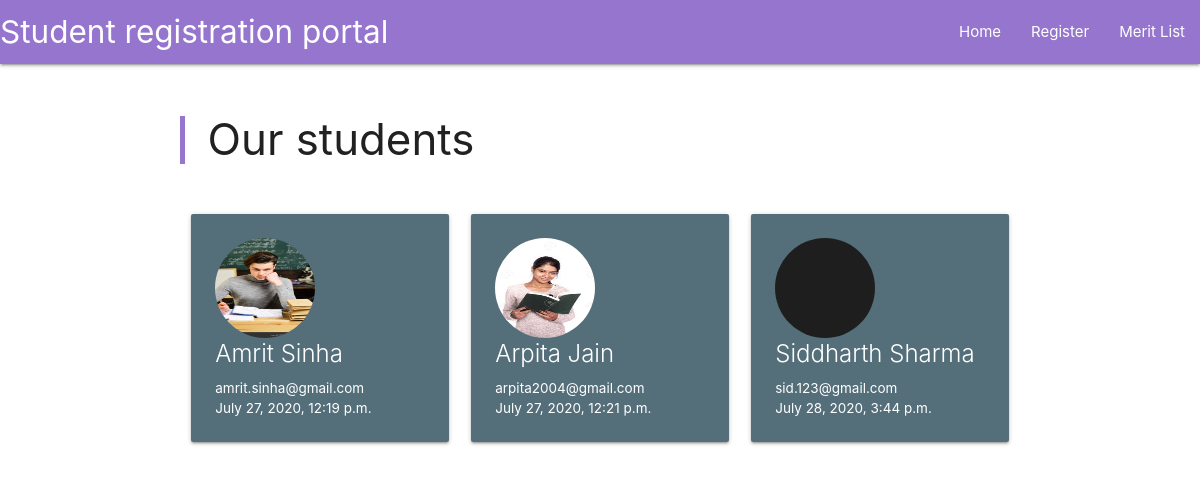
The page / on the database its author committed.
### main/models.py (models this page shows, shortened)
class student(models.Model):
    student_First_Name=models.TextField(validators=[checkForDigits])
    student_Last_Name=models.TextField(validators=[checkForDigits])
    student_email=models.TextField(null=True,
                                blank=True)
    student_mobile_number=models.CharField(max_length=10,
                                validators=[checkForAlpha],
                                null=True,
                                blank=True)
    student_DOB=models.DateField("Enter Date of Birth of Student in DD-MM-YYYY format",
                                default=datetime.now,
                                validators=[no_Future_Dob,
                                    least_DOB_check,
                                    max_DOB_check],
                                help_text="Use the button on the right or the arrow keys to edit the date")
    student_timeofreg=models.DateTimeField(default=datetime.now)
    student_img=models.ImageField("Upload an image of the student",
                                blank=True,upload_to="images/",
                                default='default/blank_user.png')
    student_marks_A=models.DecimalField(max_digits=5,
                                        decimal_places=2,
                                        validators=[MaxValueValidator(100.00),
                                        MinValueValidator(0.00)],
                                        default=0.00)
    student_marks_B=models.DecimalField(max_digits=5,
                                        decimal_places=2,
                                        validators=[MaxValueValidator(100.00),
                                        MinValueValidator(0.00)],
                                        default=0.00)
    student_marks_C=models.DecimalField(max_digits=5,
                                        decimal_places=2,
                                        validators=[MaxValueValidator(100.00),
                                        MinValueValidator(0.00)],
                                        default=0.00)
    guardian_First_Name=models.TextField(validators=[checkForDigits])
    guardian_Last_Name=models.TextField(validators=[checkForDigits])
    guardian_email=models.TextField()
    guardian_mobile_number=models.CharField(max_length=10,
                                validators=[checkForAlpha])

### main/views.py (the view)
# urls.py: path("",views.homepage,name="homepage"),
def homepage(request):
    return render(request,
    template_name='main/home.html',
    context={'students':student.objects.all})

### main/templates/main/home.html
{% extends 'main/header.html' %}
{% block content %}
<div class="row">
    <blockquote>
        <h3>Our students</h3>
    </blockquote>
    <br>
    {% for stu in students %}
    <div class="col s12 m6 l4">
        <div class="card blue-grey darken-1 hoverable">
            <div class="card-content white-text">
                <img src="{{ stu.student_img.url }}" class="circle responsive-img"
                    style="height: 100px; width: 100px;" />
                <span class="card-title">{{stu.student_First_Name}} {{stu.student_Last_Name}}</span>
                <p style="font-size:90%">{{stu.student_email}}</p>
                <p style="font-size:90%">{{stu.student_timeofreg}}</p>
            </div>
        </div>
    </div>
    {% endfor %}
</div>
{% endblock %}

### rows shown on the page
student: student_img (picture), student_First_Name "Amrit", student_Last_Name "Sinha", student_email "amrit.sinha@gmail.com", student_timeofreg "July 27, 2020, 12:19 p.m."
student: student_img (picture), student_First_Name "Arpita", student_Last_Name "Jain", student_email "arpita2004@gmail.com", student_timeofreg "July 27, 2020, 12:21 p.m."
student: student_img (placeholder picture), student_First_Name "Siddharth", student_Last_Name "Sharma", student_email "sid.123@gmail.com", student_timeofreg "July 28, 2020, 3:44 p.m."
